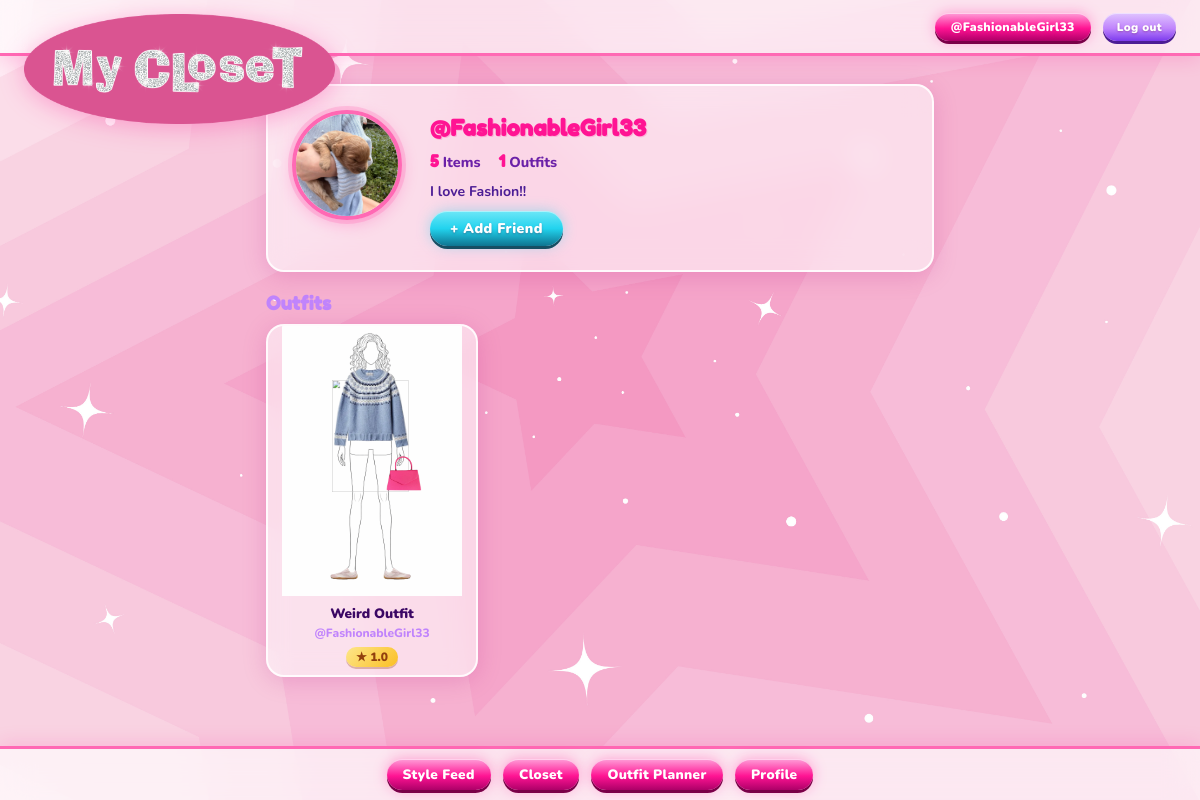
The app's page /mycloset/user/4/ (signed in) with its own data.
### mycloset/models.py (models this page shows, shortened)
class Profile(models.Model):
    user = models.ForeignKey(User, on_delete=models.CASCADE, related_name='mycloset_profiles')
    username = models.CharField(max_length=32, unique=True)
    profile_image = models.ImageField(upload_to='mycloset/profiles/', blank=True)
    bio = models.TextField(max_length=256, blank=True)

class Outfit(models.Model):
    profile = models.ForeignKey(Profile, on_delete=models.CASCADE)
    name = models.CharField(max_length=100)
    top = models.ForeignKey(ClothingItem, on_delete=models.CASCADE, related_name='outfit_as_top')
    top_x = models.IntegerField(null=True, blank=True)
    top_y = models.IntegerField(null=True, blank=True)
    top_width = models.PositiveIntegerField(null=True, blank=True)
    top_height = models.PositiveIntegerField(null=True, blank=True)
    bottom = models.ForeignKey(ClothingItem, on_delete=models.CASCADE, related_name='outfit_as_bottom')
    bottom_x = models.IntegerField(null=True, blank=True)
    bottom_y = models.IntegerField(null=True, blank=True)
    bottom_width = models.PositiveIntegerField(null=True, blank=True)
    bottom_height = models.PositiveIntegerField(null=True, blank=True)
    shoes = models.ForeignKey(ClothingItem, on_delete=models.SET_NULL, null=True, related_name='outfit_as_shoes')
    shoes_x = models.IntegerField(null=True, blank=True)
    shoes_y = models.IntegerField(null=True, blank=True)
    shoes_width = models.PositiveIntegerField(null=True, blank=True)
    shoes_height = models.PositiveIntegerField(null=True, blank=True)
    accessory = models.ForeignKey(ClothingItem, on_delete=models.SET_NULL, null=True, blank=True, related_name='outfit_as_accessory')
    accessory_x = models.IntegerField(null=True, blank=True)
    accessory_y = models.IntegerField(null=True, blank=True)
    accessory_width = models.PositiveIntegerField(null=True, blank=True)
    accessory_height = models.PositiveIntegerField(null=True, blank=True)
    DOLL_CENTER_X = 197
    @property
    def shoes_left_x(self):
        if self.shoes_x is not None and self.shoes_width:
            return 2 * self.DOLL_CENTER_X - self.shoes_x - self.shoes_width
        return None

class ClothingItem(models.Model):
    class ClothingType(models.TextChoices):
        TOP = 'TOP', 'Top'
        BOTTOM = 'BOTTOM', 'Bottom'
        SHOES = 'SHOES', 'Shoes'
        ACCESSORY = 'ACCESSORY', 'Accessory'
    profile = models.ForeignKey(Profile, on_delete=models.CASCADE)
    name = models.CharField(max_length=100)
    type = models.CharField(max_length=16, choices=ClothingType.choices)
    uploaded_image = models.ImageField(upload_to='mycloset/uploaded/')
    processed_image = models.ImageField(upload_to='mycloset/processed/', blank=True)
    uploaded_at = models.DateTimeField(auto_now_add=True)

### mycloset/views.py (the view)
# urls.py: path('user/<int:pk>/', PublicProfileView.as_view(), name='mycloset_public_profile'),
class PublicProfileView(MyClosetLoginRequiredMixin, DetailView):
    model = Profile
    template_name = 'mycloset/public_profile.html'
    context_object_name = 'profile'
    def get_context_data(self, **kwargs):
        context = super().get_context_data(**kwargs)
        my_profile = self.request.user.mycloset_profiles.first()
        their_profile = self.object
        context['outfits'] = Outfit.objects.filter(profile=their_profile).annotate(avg_rating=Avg('rating__rating'))
        context['outfit_count'] = context['outfits'].count()
        context['clothing_count'] = ClothingItem.objects.filter(profile=their_profile).count()
        context['doll_url'] = DOLL_URL
        context['is_friend'] = Friendship.objects.filter(
            Q(profile1=my_profile, profile2=their_profile) |
            Q(profile1=their_profile, profile2=my_profile)
        ).exists()
        context['request_sent'] = FriendRequest.objects.filter(
            requesting_profile=my_profile,
            responding_profile=their_profile,
            status=FriendRequest.Status.PENDING
        ).exists()
        context['incoming_request'] = FriendRequest.objects.filter(
            requesting_profile=their_profile,
            responding_profile=my_profile,
            status=FriendRequest.Status.PENDING
        ).first()
        return context

### mycloset/templates/mycloset/public_profile.html (shortened to what this page needs)
{% extends 'mycloset/base.html' %}
{% load static %}
{% block body_class %}page-profile{% endblock %}
{% block content %}
<div class="profile_detail">
    {% if profile.profile_image %}
    <img src="{{ profile.profile_image.url }}" alt="Profile Image" class="profile-pic">
    {% else %}
    <div class="profile-initials">{{ profile.username|slice:":2"|upper }}</div>
    {% endif %}
    <div class="profile_info">
        <p class="profile_username">@{{ profile.username }}</p>
        <div class="profile_stats">
            <span><span class="stat_count">{{ clothing_count }}</span> Items</span>
            <span><span class="stat_count">{{ outfit_count }}</span> Outfits</span>
        </div>
        <p class="profile_bio">{{ profile.bio }}</p>
        <div class="friend-actions">
            {% if is_friend %}
            <span class="friend-badge friend-badge--friends">&#10003; Friends</span>
            <form method="POST" action="{% url 'mycloset_unfriend' profile.pk %}">
                {% csrf_token %}
                <button type="submit" class="btn-unfriend">Unfriend</button>
            </form>
            {% elif incoming_request %}
            <div class="friend-badge friend-badge--incoming">They want to be friends!</div>
            <form method="POST" action="{% url 'mycloset_accept_request' profile.pk %}">
                {% csrf_token %}
                <button type="submit" class="btn-accept">Accept</button>
            </form>
            {% elif request_sent %}
            <span class="friend-badge friend-badge--pending">&#8987; Request Sent</span>
            {% else %}
            <form method="POST" action="{% url 'mycloset_friend_request' profile.pk %}">
                <button type="submit" class="btn-add-friend">+ Add Friend</button>
            </form>
            {% endif %}
        </div>
    </div>
</div>
<h3>Outfits</h3>
{% if outfits %}
<div class="outfits-grid">
    {% for outfit in outfits %}
    <a href="{% url 'mycloset_outfit_detail' outfit.pk %}" class="outfit-card">
        <div class="outfit-preview-clip">
            <div class="outfit-preview-scale">
                <div class="preview-doll-area">
                    {% include 'mycloset/outfit_doll.html' %}
                </div>
            </div>
        </div>
        <p>{{ outfit.name }}</p>
        <span class="outfit-username">@{{ outfit.profile.username }}</span>
        {% if outfit.avg_rating %}<span class="card-rating">&#9733; {{ outfit.avg_rating|floatformat:1 }}</span>{% endif %}
    </a>
    {% endfor %}
</div>
{% else %}
<p>No outfits yet.</p>
{% endif %}
{% endblock %}

### mycloset/templates/mycloset/base.html (shortened to what this page needs)
{% load static %}
<!DOCTYPE html>
<html lang="en">
<head>
    <link rel="stylesheet" href="{% static 'mycloset/style.css' %}">
</head>
<body class="{% block body_class %}{% endblock %}">
    <header>
        <div class="header_left">
            <a href="{% url 'mycloset_all_users' %}" class="header-logo-link">
                <img src="{% static 'mycloset/images/logo.png' %}" alt="My Closet" class="header-logo">
            </a>
        </div>
        {% if user.is_authenticated %}
        <div class="header_profile">
            <nav>
                <a href="{% url 'mycloset_profile' %}">@{{ user.mycloset_profiles.first.username }}</a>
            </nav>
            <form method="POST" action="{% url 'mycloset_logout' %}">
                <button type="submit">Log out</button>
            </form>
        </div>
        {% else %}
        <nav>
            <a href="{% url 'mycloset_login' %}">Log in</a>
        </nav>
        {% endif %}
    </header>
    <div class="content">
        {% block content %}
        {% endblock %}
    </div>
    {% if user.is_authenticated %}
    <footer>
        <nav>
            <a href="{% url 'mycloset_feed' %}">Style Feed</a>
            <a href="{% url 'mycloset_closet' %}">Closet</a>
            <a href="{% url 'mycloset_outfits' %}">Outfit Planner</a>
            <a href="{% url 'mycloset_profile' %}">Profile</a>
        </nav>
    </footer>
    {% endif %}
</body>
</html>

### mycloset/templates/mycloset/outfit_doll.html (shortened to what this page needs)
{% if outfit.shoes %}
<img src="{{ outfit.shoes.processed_image.url }}"
     style="position:absolute;z-index:1;left:{{ outfit.shoes_x }}px;top:{{ outfit.shoes_y }}px;width:{{ outfit.shoes_width }}px;height:{{ outfit.shoes_height }}px;">
{% if outfit.shoes_left_x is not None %}
<img src="{{ outfit.shoes.processed_image.url }}"
     style="position:absolute;z-index:1;left:{{ outfit.shoes_left_x }}px;top:{{ outfit.shoes_y }}px;width:{{ outfit.shoes_width }}px;height:{{ outfit.shoes_height }}px;transform:scaleX(-1);">
{% endif %}
{% endif %}
{% if outfit.top %}
<img src="{{ outfit.top.processed_image.url }}"
     style="position:absolute;z-index:3;left:{{ outfit.top_x }}px;top:{{ outfit.top_y }}px;width:{{ outfit.top_width }}px;height:{{ outfit.top_height }}px;">
{% endif %}
{% if outfit.accessory %}
<img src="{{ outfit.accessory.processed_image.url }}"
     style="position:absolute;z-index:4;left:{{ outfit.accessory_x }}px;top:{{ outfit.accessory_y }}px;width:{{ outfit.accessory_width }}px;height:{{ outfit.accessory_height }}px;">
{% endif %}

### records on screen
Profile: profile_image (picture), username "FashionableGirl33", bio "I love Fashion!!"
Outfit: shoes.processed_image (picture), top.processed_image (picture), accessory.processed_image (picture), name "Weird Outfit", profile.username "FashionableGirl33", avg_rating "1.0"

### other values on screen
{{ user.mycloset_profiles.first.username }} "FashionableGirl33"
{{ clothing_count }} "5"
{{ outfit_count }} "1"
